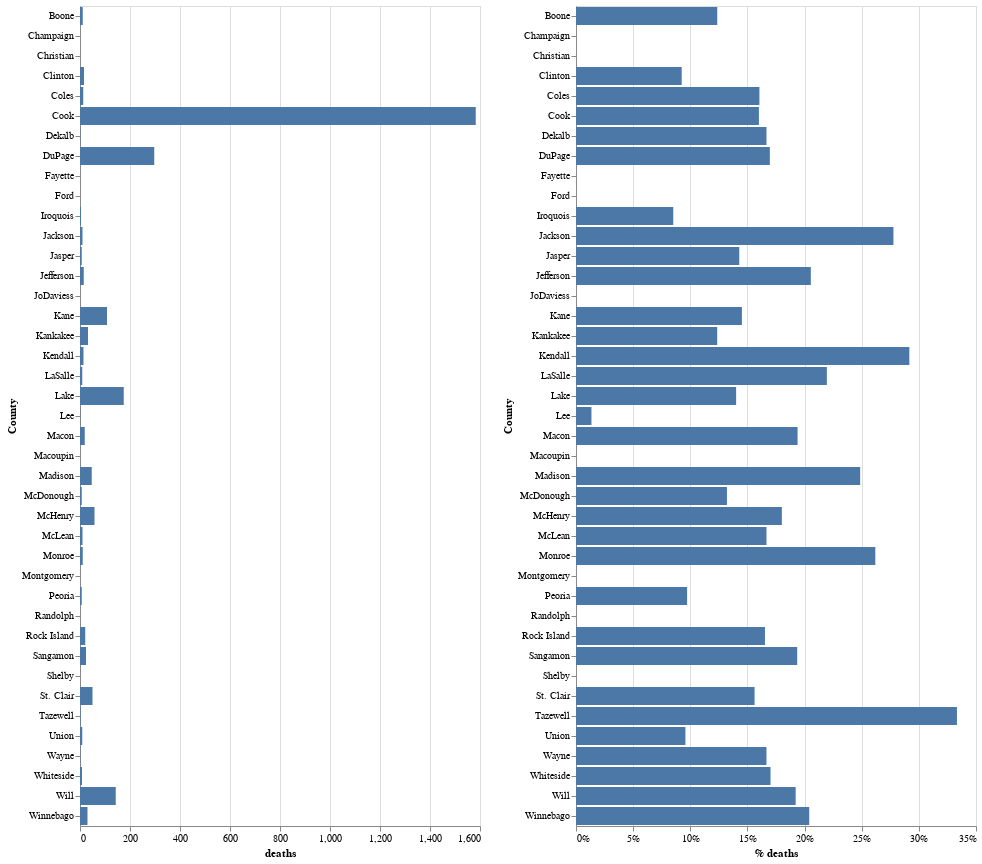

Source (notebook cell):
### Code cell
import altair as alt
from vega_datasets import data
df1=df_county.sort_values(by=['deaths'], ascending=False).reset_index()
cols = ['Deaths Non LTC', 'LTC Deaths']
cols = ['LTC Deaths', 'Deaths Non LTC']


chart1 = alt.Chart(df_county.sort_values(by=['deaths'], ascending=False).reset_index()).mark_bar().encode(
    x='deaths:Q',
    y=alt.Y('County:O'),
    tooltip=['County', 'deaths', 'confirmed_cases', '% deaths']
)
chart2=chart1.encode(x=alt.X('% deaths', axis=alt.Axis(format='%')))
#chart2=chart1.encode(x=alt.X('% deaths'))


chart1 | chart2

### Figure 1 — Vega-Lite specification as saved in the notebook (floating-point values rounded to 4 significant figures)
{"config": {"view": {"continuousWidth": 400, "continuousHeight": 300}}, "hconcat": [{"mark": "bar", "encoding": {"tooltip": [{"type": "nominal", "field": "County"}, {"type": "quantitative", "field": "deaths"}, {"type": "quantitative", "field": "confirmed_cases"}, {"type": "quantitative", "field": "% deaths"}], "x": {"type": "quantitative", "field": "deaths"}, "y": {"type": "ordinal", "field": "County"}}}, {"mark": "bar", "encoding": {"tooltip": [{"type": "nominal", "field": "County"}, {"type": "quantitative", "field": "deaths"}, {"type": "quantitative", "field": "confirmed_cases"}, {"type": "quantitative", "field": "% deaths"}], "x": {"type": "quantitative", "axis": {"format": "%"}, "field": "% deaths"}, "y": {"type": "ordinal", "field": "County"}}}], "data": {"name": "data-8c443b53536607e820da91dd10890aaf"}, "$schema": "https://vega.github.io/schema/vega-lite/v4.8.1.json", "datasets": {"data-8c443b53536607e820da91dd10890aaf": [{"County": "Cook", "confirmed_cases": 9890, "deaths": 1583, "% deaths": 0.1601, "num of facilities": 259}, {"County": "DuPage", "confirmed_cases": 1751, "deaths": 297, "% deaths": 0.1696, "num of facilities": 58}, {"County": "Lake", "confirmed_cases": 1249, "deaths": 175, "% deaths": 0.1401, "num of facilities": 35}, {"County": "Will", "confirmed_cases": 744, "deaths": 143, "% deaths": 0.1922, "num of facilities": 27}, {"County": "Kane", "confirmed_cases": 744, "deaths": 108, "% deaths": 0.1452, "num of facilities": 27}, {"County": "McHenry", "confirmed_cases": 322, "deaths": 58, "% deaths": 0.1801, "num of facilities": 10}, {"County": "St. Clair", "confirmed_cases": 320, "deaths": 50, "% deaths": 0.1562, "num of facilities": 12}, {"County": "Madison", "confirmed_cases": 189, "deaths": 47, "% deaths": 0.2487, "num of facilities": 5}, {"County": "Kankakee", "confirmed_cases": 259, "deaths": 32, "% deaths": 0.1236, "num of facilities": 11}, {"County": "Winnebago", "confirmed_cases": 147, "deaths": 30, "% deaths": 0.2041, "num of facilities": 13}, {"County": "Sangamon", "confirmed_cases": 124, "deaths": 24, "% deaths": 0.1935, "num of facilities": 2}, {"County": "Rock Island", "confirmed_cases": 127, "deaths": 21, "% deaths": 0.1654, "num of facilities": 9}, {"County": "Macon", "confirmed_cases": 98, "deaths": 19, "% deaths": 0.1939, "num of facilities": 3}, {"County": "Clinton", "confirmed_cases": 173, "deaths": 16, "% deaths": 0.09249, "num of facilities": 3}, {"County": "Jefferson", "confirmed_cases": 73, "deaths": 15, "% deaths": 0.2055, "num of facilities": 1}, {"County": "Kendall", "confirmed_cases": 48, "deaths": 14, "% deaths": 0.2917, "num of facilities": 3}, {"County": "Coles", "confirmed_cases": 81, "deaths": 13, "% deaths": 0.1605, "num of facilities": 2}, {"County": "Monroe", "confirmed_cases": 42, "deaths": 11, "% deaths": 0.2619, "num of facilities": 2}, {"County": "Boone", "confirmed_cases": 89, "deaths": 11, "% deaths": 0.1236, "num of facilities": 2}, {"County": "Jackson", "confirmed_cases": 36, "deaths": 10, "% deaths": 0.2778, "num of facilities": 2}, {"County": "McLean", "confirmed_cases": 60, "deaths": 10, "% deaths": 0.1667, "num of facilities": 2}, {"County": "LaSalle", "confirmed_cases": 41, "deaths": 9, "% deaths": 0.2195, "num of facilities": 1}, {"County": "Union", "confirmed_cases": 94, "deaths": 9, "% deaths": 0.09574, "num of facilities": 3}, {"County": "Whiteside", "confirmed_cases": 47, "deaths": 8, "% deaths": 0.1702, "num of facilities": 3}, {"County": "Jasper", "confirmed_cases": 49, "deaths": 7, "% deaths": 0.1429, "num of facilities": 1}, {"County": "McDonough", "confirmed_cases": 53, "deaths": 7, "% deaths": 0.1321, "num of facilities": 3}, {"County": "Peoria", "confirmed_cases": 72, "deaths": 7, "% deaths": 0.09722, "num of facilities": 6}, {"County": "Iroquois", "confirmed_cases": 47, "deaths": 4, "% deaths": 0.08511, "num of facilities": 2}, {"County": "Tazewell", "confirmed_cases": 6, "deaths": 2, "% deaths": 0.3333, "num of facilities": 1}, {"County": "Dekalb", "confirmed_cases": 6, "deaths": 1, "% deaths": 0.1667, "num of facilities": 1}, {"County": "Wayne", "confirmed_cases": 6, "deaths": 1, "% deaths": 0.1667, "num of facilities": 1}, {"County": "Lee", "confirmed_cases": 74, "deaths": 1, "% deaths": 0.01351, "num of facilities": 1}, {"County": "Fayette", "confirmed_cases": 2, "deaths": 0, "% deaths": 0.0, "num of facilities": 1}, {"County": "Shelby", "confirmed_cases": 6, "deaths": 0, "% deaths": 0.0, "num of facilities": 1}, {"County": "Ford", "confirmed_cases": 2, "deaths": 0, "% deaths": 0.0, "num of facilities": 1}, {"County": "Champaign", "confirmed_cases": 13, "deaths": 0, "% deaths": 0.0, "num of facilities": 2}, {"County": "Montgomery", "confirmed_cases": 2, "deaths": 0, "% deaths": 0.0, "num of facilities": 1}, {"County": "Macoupin", "confirmed_cases": 6, "deaths": 0, "% deaths": 0.0, "num of facilities": 2}, {"County": "JoDaviess", "confirmed_cases": 2, "deaths": 0, "% deaths": 0.0, "num of facilities": 1}, {"County": "Christian", "confirmed_cases": 2, "deaths": 0, "% deaths": 0.0, "num of facilities": 1}, {"County": "Randolph", "confirmed_cases": 4, "deaths": 0, "% deaths": 0.0, "num of facilities": 2}]}}
